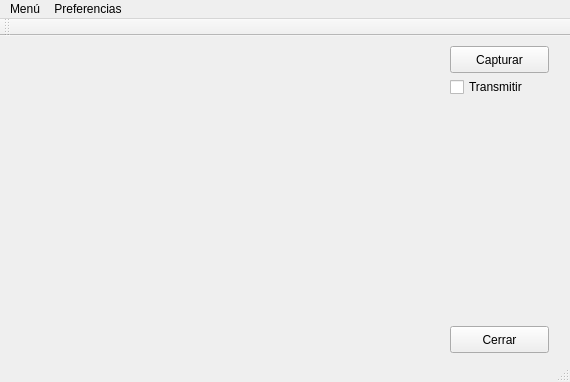
<?xml version="1.0" encoding="UTF-8"?>
<ui version="4.0">
 <class>ClienteV</class>
 <widget class="QMainWindow" name="ClienteV">
  <property name="geometry">
   <rect>
    <x>0</x>
    <y>0</y>
    <width>570</width>
    <height>382</height>
   </rect>
  </property>
  <property name="windowTitle">
   <string>ClienteV</string>
  </property>
  <widget class="QWidget" name="centralWidget">
   <widget class="QLabel" name="label">
    <property name="geometry">
     <rect>
      <x>0</x>
      <y>0</y>
      <width>441</width>
      <height>341</height>
     </rect>
    </property>
    <property name="maximumSize">
     <size>
      <width>441</width>
      <height>341</height>
     </size>
    </property>
    <property name="text">
     <string/>
    </property>
    <property name="scaledContents">
     <bool>true</bool>
    </property>
   </widget>
   <widget class="QPushButton" name="BotonCerrar">
    <property name="geometry">
     <rect>
      <x>450</x>
      <y>290</y>
      <width>99</width>
      <height>27</height>
     </rect>
    </property>
    <property name="text">
     <string>Cerrar</string>
    </property>
   </widget>
   <widget class="QPushButton" name="BotonCapturar">
    <property name="geometry">
     <rect>
      <x>450</x>
      <y>10</y>
      <width>99</width>
      <height>27</height>
     </rect>
    </property>
    <property name="text">
     <string>Capturar</string>
    </property>
   </widget>
   <widget class="QCheckBox" name="CheckTransmitir">
    <property name="geometry">
     <rect>
      <x>450</x>
      <y>40</y>
      <width>96</width>
      <height>22</height>
     </rect>
    </property>
    <property name="text">
     <string>Transmitir</string>
    </property>
   </widget>
  </widget>
  <widget class="QMenuBar" name="menuBar">
   <property name="geometry">
    <rect>
     <x>0</x>
     <y>0</y>
     <width>570</width>
     <height>25</height>
    </rect>
   </property>
   <widget class="QMenu" name="menuMen">
    <property name="title">
     <string>Menú</string>
    </property>
    <addaction name="actionCapturar"/>
    <addaction name="separator"/>
    <addaction name="actionCerrar"/>
    <addaction name="separator"/>
   </widget>
   <widget class="QMenu" name="menuAcerca_de">
    <property name="title">
     <string>Preferencias</string>
    </property>
    <addaction name="actionOpciones"/>
    <addaction name="separator"/>
    <addaction name="actionProyecto_Video"/>
   </widget>
   <addaction name="menuMen"/>
   <addaction name="menuAcerca_de"/>
  </widget>
  <widget class="QToolBar" name="mainToolBar">
   <attribute name="toolBarArea">
    <enum>TopToolBarArea</enum>
   </attribute>
   <attribute name="toolBarBreak">
    <bool>false</bool>
   </attribute>
  </widget>
  <widget class="QStatusBar" name="statusBar"/>
  <action name="actionProyecto_Video">
   <property name="text">
    <string>Acerca De...</string>
   </property>
  </action>
  <action name="actionCerrar">
   <property name="text">
    <string>Cerrar</string>
   </property>
  </action>
  <action name="actionOpciones">
   <property name="text">
    <string>Opciones</string>
   </property>
  </action>
  <action name="actionCapturar">
   <property name="text">
    <string>Capturar</string>
   </property>
  </action>
 </widget>
 <layoutdefault spacing="6" margin="11"/>
 <resources/>
 <connections/>
</ui>
